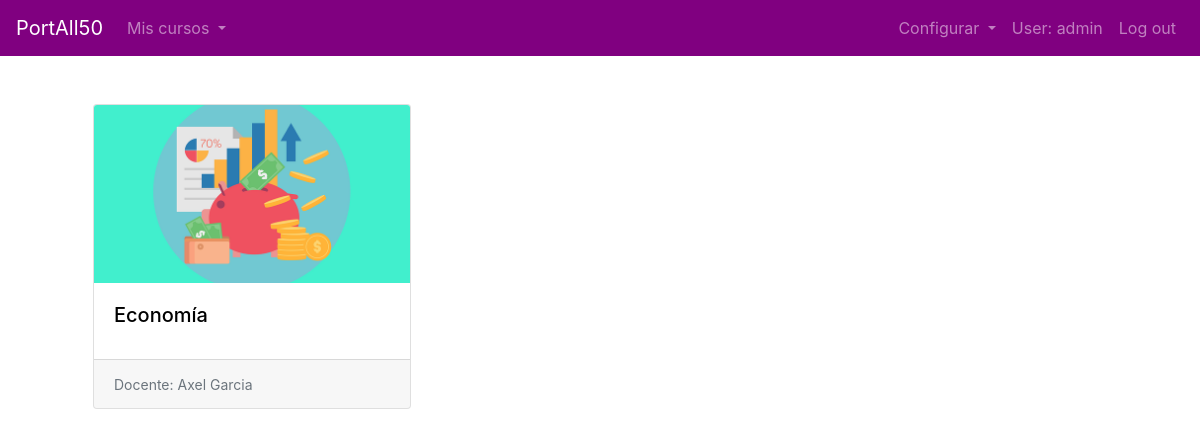
/portall (signed in), run on the app's committed database.
### PortAll50/models.py (models this page shows, shortened)
class Curso(models.Model):
    nombre_curso = models.CharField(max_length=60)
    cuentas = models.ManyToManyField(User, related_name="cursos_inscritos", null=True) #identifica participantes
    propietario = models.ForeignKey(User, on_delete=CASCADE, related_name="cursos_creados")
    imagen = models.ImageField(upload_to='cursos/', null = True) #investigar upload_to
    ESTADO_CURSO = [("0", "Preparando"), ("1", "Activo"), ("2", "Finalizo")]
    estado_curso = models.CharField(choices=ESTADO_CURSO, max_length=1, default="0")
    cantidad_minima = models.DecimalField(decimal_places=2, max_digits=5, null=True)
    total_acumular = models.DecimalField(decimal_places=2, max_digits=5, null=True)
    actual_acumulado = models.DecimalField(decimal_places=2, max_digits=5, default=0)
    class Meta:
        verbose_name_plural = "Curso"

### PortAll50/views.py (the view)
# urls.py: path("portall", views.portall, name="portall"),
def portall(request):
    usuario = request.user
    cursos = Curso.objects.filter(cuentas=usuario)
    context = {
        "cursos": cursos,
        "usuario": Cuenta.objects.get(username=usuario)
    }
    return render(request, "portall50/portall.html", context)

### PortAll50/templates/portall50/portall.html (shortened to what this page needs)
{% extends 'base.html' %}
{% load bootstrap4 %}
{% load static %}
{% block main %}
    <div class="container">
        <div class="row row-cols-1 row-cols-md-3">
            {% for curso in cursos %}
                <div class="col mb-4">
                    <div class="card h-100">
                    <img src="{{curso.imagen.url}}" class="card-img-top" alt="...">
                    <div class="card-body">
                        <a style="color: black;" href="{% url 'curso' curso.id %}"><h5 class="card-title" style="color: black;">{{curso.nombre_curso}}</5></a>
                    </div>
                    <div class="card-footer">
                        <small class="text-muted">Docente: {{curso.propietario.first_name}} {{curso.propietario.last_name}}</small>
                        </div>
                    </div>
                </div>
            {% endfor %}
        </div>
    </div>
{% endblock %}

### templates/base.html (shortened to what this page needs)
{% load bootstrap4 %}
{% load static %}
<!DOCTYPE html>
<html lang="sp">
<head>
    {% bootstrap_css %}
    <link href='https://unpkg.com/boxicons@2.0.9/css/boxicons.min.css' rel='stylesheet'>
    <link rel="stylesheet" href="{% static 'css/base.css' %}">
</head>
<body>
    {% if user.is_authenticated %}
    <nav class="navbar navbar-expand-lg navbar-dark bg-dark">
        <a class="navbar-brand" href="/portall">PortAll50</a>
        <div class="collapse navbar-collapse" id="navbarSupportedContent">
            <ul class="navbar-nav">
                <li class="nav-item dropdown">
                    <a class="nav-link dropdown-toggle" href="#" id="navbarDropdown" role="button" data-toggle="dropdown" aria-expanded="false">
                      Mis cursos
                    </a>
                </li>
            </ul>
            <ul class="navbar-nav ml-auto">
                <li class="nav-item dropdown">
                    {% if user.info_cuenta.tipo == "2" %}
                        <a class="nav-link dropdown-toggle" href="#" id="navbarDropdown" role="button" data-toggle="dropdown" aria-expanded="false">
                            Configurar
                        </a>
                    {% endif %}
                </li>
                <li class="nav-item"><a class="nav-link" href="" data-toggle="modal" data-target="#profileModal"> User: {{ user.username }} </a></li>
                <li class="nav-item"><a class="nav-link" href="{% url 'logout' %}">Log out</a></li>
            </ul>
        </div>
    </nav>
    {% endif %}
    <main class="container p-5">
        {% block main %}{% endblock %}
    </main>
</body>
</html>

### PortAll50/static/css/base.css (style rules this page uses)
.navbar { background-color: purple !important; }
a { color: black; text-decoration: none; }

### data on the page
Curso: imagen (picture), nombre_curso "Economía", propietario.first_name "Axel", propietario.last_name "Garcia"

### other printed values
{{ user.username }} "admin"
